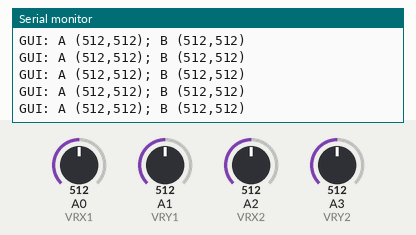
This sketch was run on a simulated Arduino Uno, built with avr-gcc and run on an emulated ATmega328P. Shown: the last lines printed to the serial monitor. Inputs (shaded band) come from the test bench; at power-on: A2 (VRX2) = 512, A0 (VRX1) = 512, A1 (VRY1) = 512, A3 (VRY2) = 512. No radio packets arrive unless stated.

Above: at 8.7 s.
8.8 s: A2 (VRX2) set to 109
At 9.09 s:
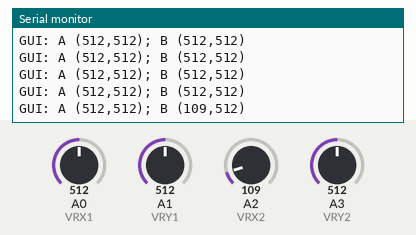
11.8 s: A2 (VRX2) set to 94
At 11.93 s:
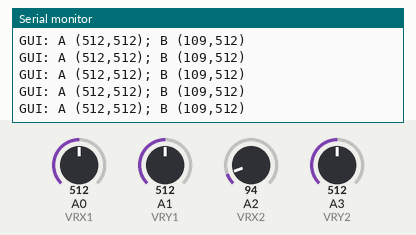
Timing chart, 0 to 14.3 s (numbered marks = the images above; inputs shaded):
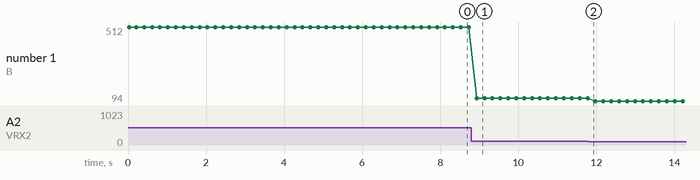

The sketch:

arduino_phatkhac.ino
```cpp
#include <SPI.h>
#include <nRF24L01.h>
#include <RF24.h>

RF24 radio(8, 9);  // CE, CSN
const byte address[6] = "00001";

#define VRX1 A0
#define VRY1 A1

#define VRX2 A2
#define VRY2 A3

char sendText[32];

void setup() {
  Serial.begin(9600);

  radio.begin();
//  radio.setChannel(90);   // đổi kênh sang 2490 MHz
  radio.openWritingPipe(address);
  radio.setPALevel(RF24_PA_LOW);
  radio.stopListening();
  Serial.println("Transmitter started...");
}


void loop() {
  int x1 = analogRead(VRX1);
  int y1 = analogRead(VRY1);

  int x2 = analogRead(VRX2);
  int y2 = analogRead(VRY2);

  String message = "A (" + String(x1) + "," + String(y1) + "); ";
  message += "B (" + String(x2) + "," + String(y2) + ")";

  Serial.println("GUI: " + message);
  message.toCharArray(sendText, 32);
  radio.write(sendText, strlen(sendText) + 1);

  delay(200);
}
```

Measured:
- after the input at 8.8 s, the serial monitor: prints a new line after 0.13 s (image 1)
- plotted number 1: 512 → 109 after the input at 8.8 s, 109 → 94 after the input at 11.8 s
